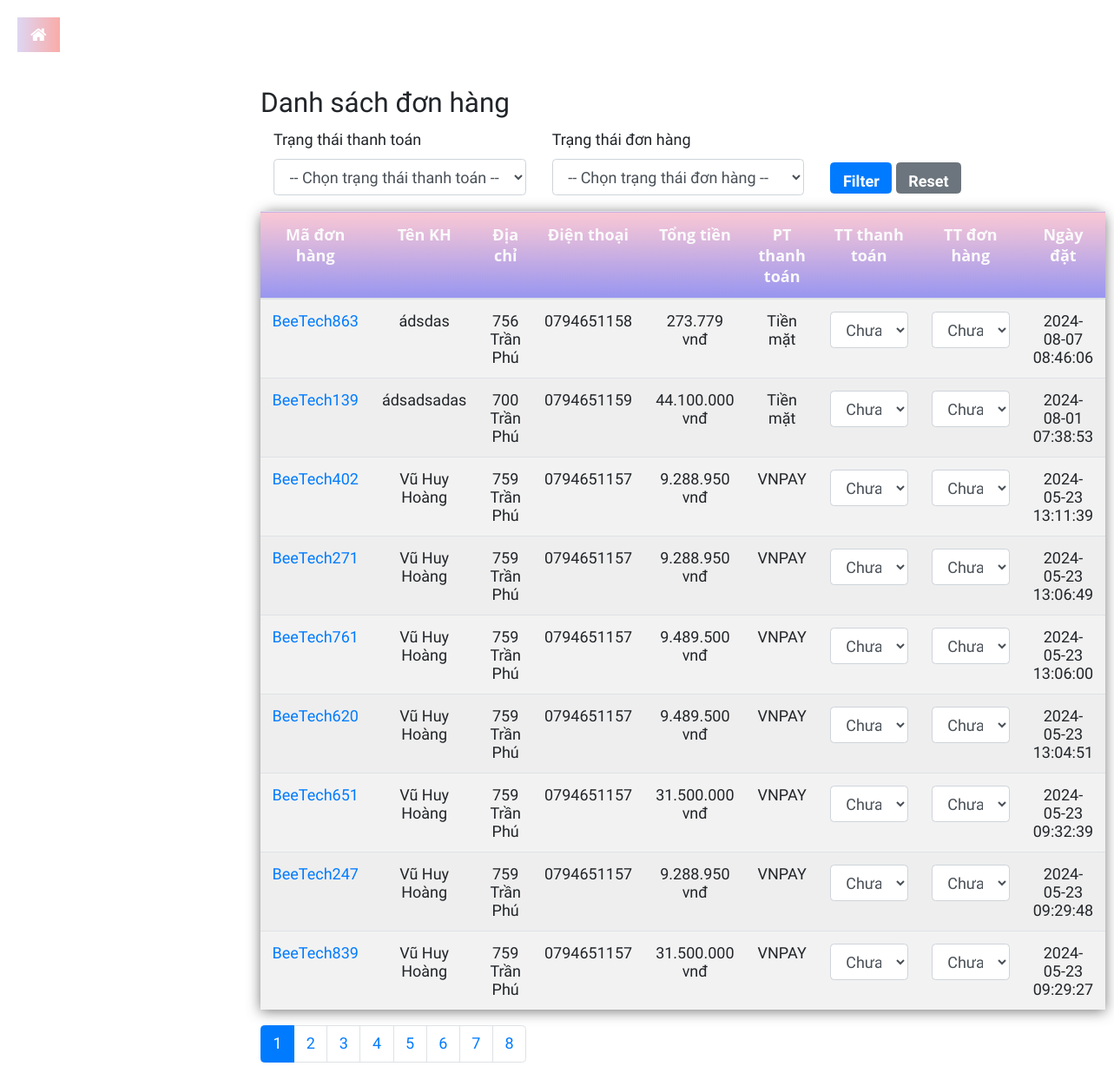
The page /admin/index.php?admin=order (signed in) on the database its author committed.
### tables this page shows
CREATE TABLE `carts` (
  `cart_id` int(11) NOT NULL,
  `code_cart` varchar(50) NOT NULL,
  `user_id` int(11) NOT NULL,
  `fullname` varchar(100) NOT NULL,
  `address` varchar(100) NOT NULL,
  `email` varchar(100) NOT NULL,
  `telephone` varchar(10) NOT NULL,
  `total` int(11) NOT NULL,
  `pay_method` int(50) NOT NULL COMMENT '1:Tiền mặt;2:Chuyển khoản;3:VNPAY',
  `pay_status` tinyint(1) NOT NULL DEFAULT 0 COMMENT '0: Chưa thanh toán;\r\n1: Đã thanh toán',
  `cart_status` tinyint(1) NOT NULL DEFAULT 0 COMMENT '0: Chưa xử lý;\r\n1: Đã xác nhận; \r\n2: Đang giao hàng\r\n3: Hoàn tất',
  `cart_date` timestamp NOT NULL DEFAULT current_timestamp()
);

### config/db.php (called while the page is built, shortened)
<?php
class Database
{
    private $host = "localhost";
    private $username = "root";
    private $password = "123456";
    private $db = "app";
    private $conn;
    public function __construct()
    {
        $this->conn = new mysqli($this->host, $this->username, $this->password, $this->db);
    }
    public function executeQueryAll($query): array
    {
        $result = $this->conn->query($query);
        $rows = array();
        if ($result && $result->num_rows > 0) {
            while ($row = $result->fetch_assoc()) {
                $rows[] = $row;
            }
        }
        return $rows;
    }
    public function executeQueryOne($query)
    {
        $result = $this->conn->query($query);
        if ($result && $result->num_rows > 0) {
            return $result->fetch_assoc();
        }
        return null;
    }
}

### global.php (called while the page is built, shortened)
<?php
$conn = new Database();

### models/cart.php (called while the page is built, shortened)
<?php
class Cart
{
    private $db;
    function __construct($db)
    {
        $this->db = new Database();
    }
    function showcart($id, $begin, $tttt, $ttdh)
    {
        $sql = "SELECT * FROM carts";
        $sql .= " ORDER BY cart_id DESC LIMIT $begin, 9";
        $datas = $this->db->executeQueryAll($sql);
        return $datas;
    }
    public function countOrders($tttt = '', $ttdh = '')
    {
        $sql = "SELECT COUNT(*) AS total FROM carts";
        $result = $this->db->executeQueryOne($sql);
        if ($result) {
            $totalOrders = $result['total'];
        } else {
            $totalOrders = 0;
        }
        return $totalOrders;
    }
}

### admin/func/switch.php (called while the page is built, shortened)
<?php
function get_paymethod($n)
{
  switch ($n) {
    case '1':
      $method = "Tiền mặt";
      break;
    case '3':
      $method = "VNPAY";
      break;
  }
  return $method;
}

### admin/view/order.php (the view, shortened to what this page needs)
<div class="w-75" style="margin: 20 20 20 300   ;">
    <h3>Danh sách đơn hàng</h3>
    <div class="container">
        <form method="POST" action="">
            <div class="row">
                <div class="col-md-4">
                    <div class="form-group">
                        <label for="sel1">Trạng thái thanh toán</label>
                        <select name="tttt" required class="form-control" id="sel1">
                            <option selected>-- Chọn trạng thái thanh toán --</option>
                        </select>
                    </div>
                </div>
                <div class="col-md-4">
                    <div class="form-group">
                        <label for="sel2">Trạng thái đơn hàng</label>
                        <select name="ttdh" required class="form-control" id="sel2">
                            <option selected>-- Chọn trạng thái đơn hàng --</option>
                        </select>
                    </div>
                </div>
                <div class="col-md-4 mt-1">
                    <br>
                    <button type="submit" name="post" class="btn btn-primary mt-2 text-align-center">Filter</button>
                    <a href="index.php?admin=order" class="btn btn-secondary mt-2 text-align-center">Reset</a>
                </div>
        </form>
    </div>
</div>
<table class="table table-hover table-striped">
    <thead>
        <th class="text-center">Mã đơn hàng</th>
        <th class="text-center">Tên KH</th>
        <th class="text-center">Địa chỉ</th>
        <th class="text-center">Điện thoại</th>
        <th class="text-center">Tổng tiền</th>
        <th class="text-center">PT thanh toán</th>
        <th class="text-center">TT thanh toán</th>
        <th class="text-center">TT đơn hàng</th>
        <th class="text-center">Ngày đặt</th>
    </thead>
    <?php
    if (!empty($order)) {
        foreach ($order as $item) : ?>
    <tr>
        <td class="text-center"><a
                href="index.php?admin=orderdetails&id=<?= $item['cart_id'] ?>"><?= $item['code_cart'] ?></a>
        </td>
        <td class="text-center"><?= $item['fullname'] ?></td>
        <td class="text-center"><?= $item['address'] ?></td>
        <td class="text-center"><?= $item['telephone'] ?></td>
        <td class="text-center"><?= number_format($item['total'], 0, ',', '.') . ' vnđ' ?></td>
        <td class="text-center"><?= get_paymethod($item['pay_method']) ?></td>
        <td class="text-center">
            <div class="form-group">
                <select class="form-control" name="pay_status" id="sel1" style="width: 90px;"
                    onchange="paystatusupdate(this.options[this.selectedIndex].value,'<?php echo $item['cart_id'] ?>')">
                    <?php if ($item['pay_status'] == 0) : ?>
                    <option value="0" selected>Chưa thanh toán</option>
                    <?php else : ?>
                    <option value="0">Chưa thanh toán</option>
                    <option value="1" selected>Đã thanh toán</option>
                    <?php endif; ?>
                </select>
            </div>
        </td>
        <td class="text-center">
            <div class="form-group">
                <select class="form-control" name="cart_status" id="sel1" style="width: 90px;"
                    onchange="cartstatusupdate(this.options[this.selectedIndex].value,'<?php echo $item['cart_id'] ?>')">
                    <?php if ($item['cart_status'] == 0) : ?>
                    <option value="0" selected>Chưa xử lý</option>
                    <?php endif; ?>
                </select>
            </div>
        </td>
        <td class="text-center"><?= $item['cart_date'] ?></td>
    </tr>
    <?php endforeach;
    } ?>
</table>
<div class="d-flex justify-content-between">
    <nav aria-label="Page navigation example">
        <ul class="pagination justify-content-end">
            <?php
                                    $currentPage = isset($_GET['page']) ? $_GET['page'] : 1;
            for ($j = 1; $j <= $totalpages; $j++) {
                $activeClass = ($j == $currentPage) ? 'active' : '';
            ?>
            <li class="page-item <?php echo $activeClass; ?>">
                <a class="page-link"
                    href="index.php?admin=order&page=<?php echo $j ?>&tttt=<?php echo isset($_GET['tttt']) ? $_GET['tttt'] : (isset($_POST['tttt']) ? $_POST['tttt'] : '') ?>&ttdh=<?php echo isset($_GET['ttdh']) ? $_GET['ttdh'] : (isset($_POST['ttdh']) ? $_POST['ttdh'] : '') ?>"><?php echo $j ?></a>
            </li>
            <?php
            }
            ?>
        </ul>
    </nav>
</div>

### admin/assets/css/admin.css (style rules this page uses)
* { margin: 0; padding: 0; font-family: "Work Sans", sans-serif; font-size: 18px; }
table { width: 100%; border-collapse: collapse; border-spacing: 0; box-shadow: 0 2px 15px rgba(64, 64, 64, 0.7); border-radius: 12px 12px 0 0; margin-bottom: 50px; }
td, th { padding: 10px 16px; text-align: left !important; vertical-align: top !important; }
th { background: linear-gradient(to top, #9795f0 0%, #fbc8d4 100%); color: #fafafa; font-family: "Open Sans", Sans-serif; font-weight: bold; }
tr { width: 100%; background-color: #fafafa; font-family: "Montserrat", sans-serif; }
tr:nth-child(even) { background-color: #eeeeee; }
.btn { font-weight: 700; height: 36px; -moz-user-select: none; -webkit-user-select: none; user-select: none; cursor: default; }

### rows shown on the page
carts: code_cart "BeeTech863", fullname "ádsdas", address "756 Trần Phú", telephone "0794651158", total "273.779", pay_method "Tiền mặt", pay_status "Chưa thanh toán", cart_status "Chưa xử lý", cart_date "2024-08-07 08:46:06"
carts: code_cart "BeeTech139", fullname "ádsadsadas", address "700 Trần Phú", telephone "0794651159", total "44.100.000", pay_method "Tiền mặt", pay_status "Chưa thanh toán", cart_status "Chưa xử lý", cart_date "2024-08-01 07:38:53"
carts: code_cart "BeeTech402", fullname "Vũ Huy Hoàng", address "759 Trần Phú", telephone "0794651157", total "9.288.950", pay_method "VNPAY", pay_status "Chưa thanh toán", cart_status "Chưa xử lý", cart_date "2024-05-23 13:11:39"
carts: code_cart "BeeTech271", fullname "Vũ Huy Hoàng", address "759 Trần Phú", telephone "0794651157", total "9.288.950", pay_method "VNPAY", pay_status "Chưa thanh toán", cart_status "Chưa xử lý", cart_date "2024-05-23 13:06:49"
carts: code_cart "BeeTech761", fullname "Vũ Huy Hoàng", address "759 Trần Phú", telephone "0794651157", total "9.489.500", pay_method "VNPAY", pay_status "Chưa thanh toán", cart_status "Chưa xử lý", cart_date "2024-05-23 13:06:00"
carts: code_cart "BeeTech620", fullname "Vũ Huy Hoàng", address "759 Trần Phú", telephone "0794651157", total "9.489.500", pay_method "VNPAY", pay_status "Chưa thanh toán", cart_status "Chưa xử lý", cart_date "2024-05-23 13:04:51"
carts: code_cart "BeeTech651", fullname "Vũ Huy Hoàng", address "759 Trần Phú", telephone "0794651157", total "31.500.000", pay_method "VNPAY", pay_status "Chưa thanh toán", cart_status "Chưa xử lý", cart_date "2024-05-23 09:32:39"
carts: code_cart "BeeTech247", fullname "Vũ Huy Hoàng", address "759 Trần Phú", telephone "0794651157", total "9.288.950", pay_method "VNPAY", pay_status "Chưa thanh toán", cart_status "Chưa xử lý", cart_date "2024-05-23 09:29:48"
carts: code_cart "BeeTech839", fullname "Vũ Huy Hoàng", address "759 Trần Phú", telephone "0794651157", total "31.500.000", pay_method "VNPAY", pay_status "Chưa thanh toán", cart_status "Chưa xử lý", cart_date "2024-05-23 09:29:27"
